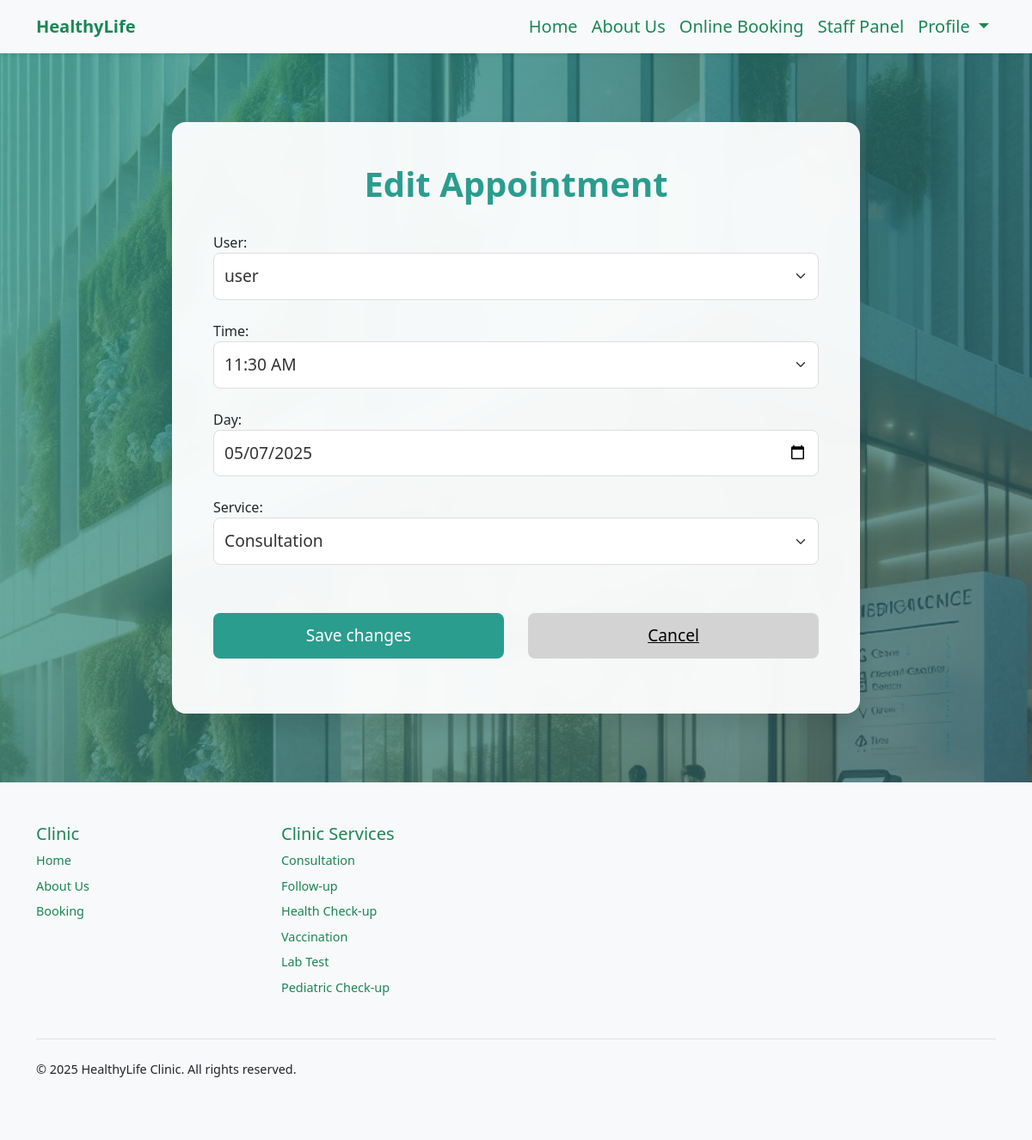
The app's page /edit_appointment/62/ (signed in) with its own data.
### booking/models.py (models this page shows, shortened)
class Appointment(models.Model):
    user = models.ForeignKey(User, on_delete=models.CASCADE, null=True, blank=True)
    service = models.CharField(max_length=50, choices=SERVICE_CHOICES, default="Doctor care")
    doctor = models.CharField(max_length=255, default="Unknown")
    day = models.DateField(default=datetime.now)
    time = models.CharField(max_length=10, choices=TIME_CHOICES, default="3 PM")
    time_ordered = models.DateTimeField(default=datetime.now, blank=True)

### booking/views.py (the view)
# urls.py: path('edit_appointment/<int:appointment_id>/', views.edit_appointment, name='edit_appointment'),
def edit_appointment(request, appointment_id):
    if not request.user.is_staff:
        return HttpResponseForbidden("You are not authorized to edit this appointment.")
    appointment = get_object_or_404(Appointment, id=appointment_id)
    if request.method == 'POST':
        form = AppointmentForm(request.POST, instance=appointment)
        if form.is_valid():
            form.save()
            return redirect('staffPanel')
    else:
        form = AppointmentForm(instance=appointment)
    return render(request, 'edit_appointment.html', {'form': form})

### booking/forms.py
class AppointmentForm(forms.ModelForm):
    class Meta:
        model = Appointment
        fields = ['user', 'time', 'day', 'service']  # custom field order
        widgets = {
            'user': forms.Select(attrs={'class': 'form-select'}),
            'time': forms.Select(attrs={'class': 'form-select'}),
            'day': forms.DateInput(attrs={
                'class': 'form-control',
                'type': 'date',
                'placeholder': 'Select a date'
            }),
            'service': forms.Select(attrs={'class': 'form-select'}),
        }

### booking/templates/edit_appointment.html (shortened to what this page needs)
{% extends 'layout.html' %}
{% load static %}
{% block body %}
{% if user.is_authenticated and user.is_staff %}
<div class="booking-panel">
    <h1>Edit Appointment</h1>
    <form method="post">
        {{ form.as_p }}
        <div class="button-container">
            <button type="submit" class="custom-btn">
                <span class="button-text">Save changes</span>
            </button>
            <a href="{% url 'staffPanel' %}" class="custom-btn cancel-btn">Cancel</a>
        </div>
    </form>
</div>
{% else %}
<div class="booking-panel">
    <h1>You Are Not Authorized!</h1>
    <a href="{% url 'login' %}" class="custom-btn">Sign in</a>
</div>
{% endif %}
{% endblock %}

### records on screen
Appointment: user "user", time "11:30 AM", day "05/07/2025", service "Consultation"
